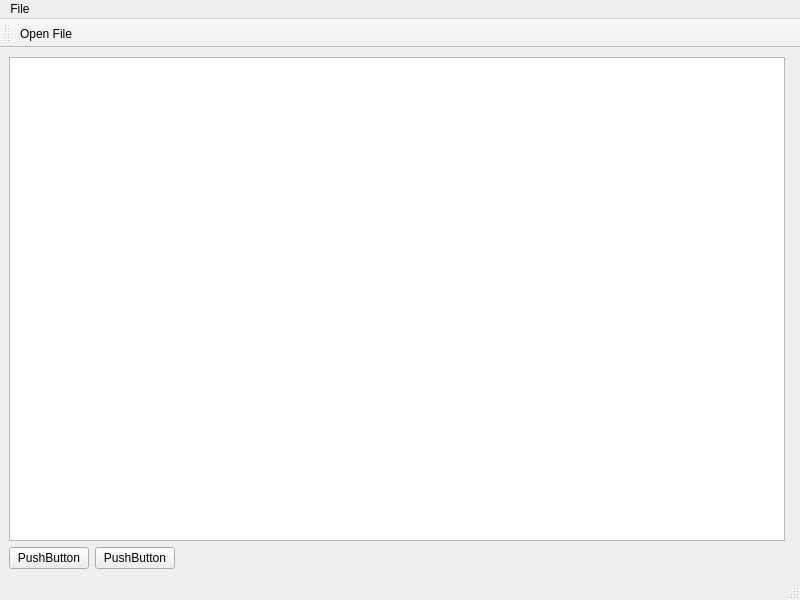
<?xml version="1.0" encoding="UTF-8"?>
<ui version="4.0">
 <class>MainWindow</class>
 <widget class="QMainWindow" name="MainWindow">
  <property name="geometry">
   <rect>
    <x>0</x>
    <y>0</y>
    <width>800</width>
    <height>600</height>
   </rect>
  </property>
  <property name="windowTitle">
   <string>MainWindow</string>
  </property>
  <widget class="QWidget" name="centralwidget">
   <layout class="QVBoxLayout" name="verticalLayout_6">
    <item>
     <layout class="QVBoxLayout" name="verticalLayout_5">
      <item>
       <layout class="QHBoxLayout" name="horizontalLayout">
        <item>
         <widget class="QTreeView" name="treeView"/>
        </item>
        <item>
         <layout class="QVBoxLayout" name="verticalLayout_4">
          <item>
           <layout class="QVBoxLayout" name="verticalLayout">
            <item>
             <layout class="QVBoxLayout" name="verticalLayout_2"/>
            </item>
           </layout>
          </item>
          <item>
           <layout class="QVBoxLayout" name="verticalLayout_3"/>
          </item>
         </layout>
        </item>
        <item>
         <widget class="QWidget" name="widget" native="true"/>
        </item>
       </layout>
      </item>
      <item>
       <layout class="QHBoxLayout" name="horizontalLayout_2">
        <item>
         <widget class="QPushButton" name="pushButton_2">
          <property name="text">
           <string>PushButton</string>
          </property>
         </widget>
        </item>
        <item>
         <widget class="QPushButton" name="pushButton">
          <property name="text">
           <string>PushButton</string>
          </property>
         </widget>
        </item>
        <item>
         <spacer name="horizontalSpacer">
          <property name="orientation">
           <enum>Qt::Orientation::Horizontal</enum>
          </property>
          <property name="sizeHint" stdset="0">
           <size>
            <width>40</width>
            <height>20</height>
           </size>
          </property>
         </spacer>
        </item>
       </layout>
      </item>
     </layout>
    </item>
   </layout>
  </widget>
  <widget class="QStatusBar" name="statusbar"/>
  <widget class="QToolBar" name="toolBar">
   <property name="windowTitle">
    <string>toolBar</string>
   </property>
   <attribute name="toolBarArea">
    <enum>TopToolBarArea</enum>
   </attribute>
   <attribute name="toolBarBreak">
    <bool>false</bool>
   </attribute>
   <addaction name="actionOpenFile"/>
  </widget>
  <widget class="QMenuBar" name="menubar">
   <property name="geometry">
    <rect>
     <x>0</x>
     <y>0</y>
     <width>800</width>
     <height>21</height>
    </rect>
   </property>
   <widget class="QMenu" name="menufile">
    <property name="title">
     <string>File</string>
    </property>
    <addaction name="actionOpenFile"/>
   </widget>
   <addaction name="menufile"/>
  </widget>
  <action name="actionOpenFile">
   <property name="icon">
    <iconset resource="icons.qrc">
     <normaloff>:/Icons/Icons/fileopen.png</normaloff>:/Icons/Icons/fileopen.png</iconset>
   </property>
   <property name="text">
    <string>Open File</string>
   </property>
   <property name="menuRole">
    <enum>QAction::MenuRole::NoRole</enum>
   </property>
  </action>
 </widget>
 <resources>
  <include location="icons.qrc"/>
 </resources>
 <connections/>
</ui>
